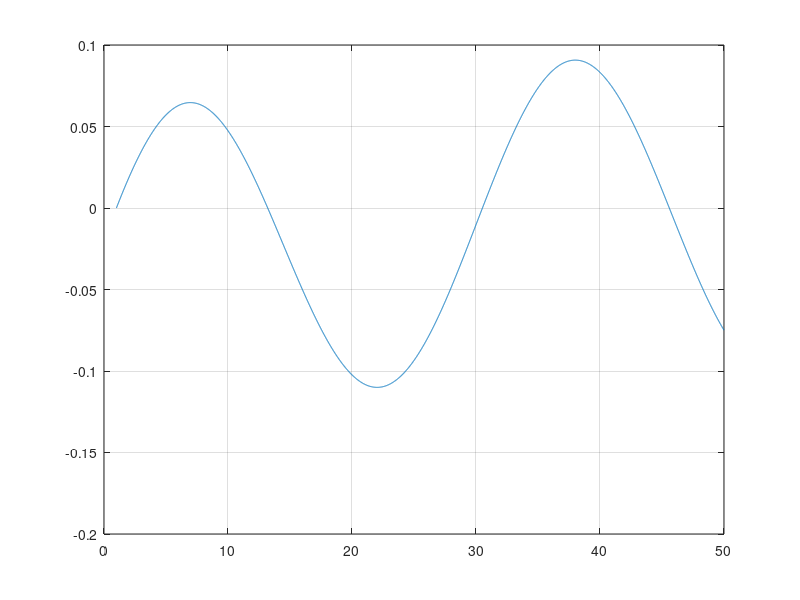

This chart was generated by the following MATLAB code:
close all;
clear;
clc;


b = 50;
m = 1000;
ki = 0;
kp = 5;
kd = 0;
t = 1:0.01:50;

num = [1];
den = [1000 50];
e = tf(num,den);
H = ss(e);
C = pid(kp,ki,kd)
G = feedback(series(C,H),1);

f = 4*cos(0.2*t)
[y,tout,x] = lsim(G,f,t);

plot(t,y)
grid on;
